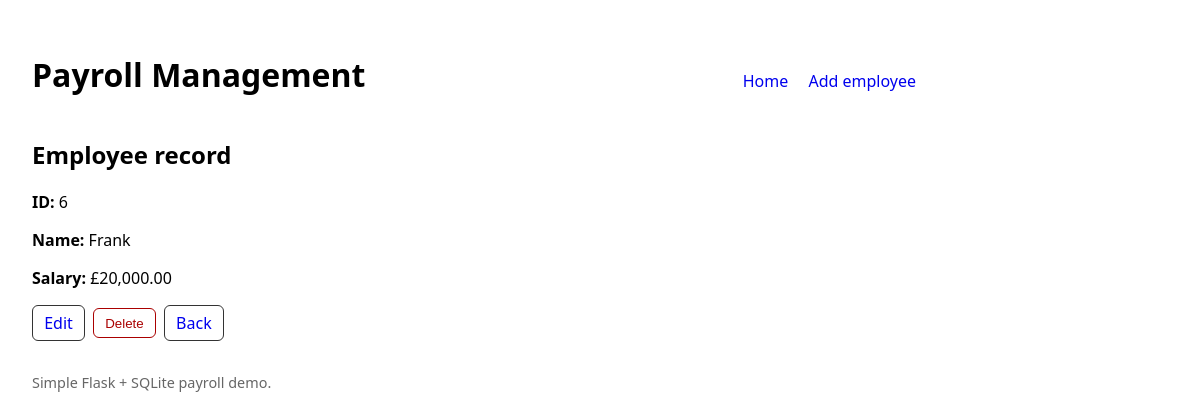
Screenshot of /employees/6 with the database file from the repository.
### tables this page shows
CREATE TABLE employees (
                id INTEGER PRIMARY KEY AUTOINCREMENT,
                name TEXT NOT NULL,
                salary_gbp_pence INTEGER NOT NULL CHECK (salary_gbp_pence >= 0)
            );

### app.py (the view)
@app.route("/employees/<int:emp_id>")
def view_employee(emp_id: int):
    with get_db() as conn:
        row = conn.execute(
            "SELECT id, name, salary_gbp_pence FROM employees WHERE id = ?",
            (emp_id,),
        ).fetchone()
    if row is None:
        abort(404)
    return render_template("view.html", employee=row)

### app.py (called while the page is built)
def get_db() -> sqlite3.Connection:
    conn = sqlite3.connect(DB_PATH)
    conn.row_factory = sqlite3.Row
    return conn

def format_pence_as_gbp(pence: int) -> str:
    pounds = Decimal(pence) / Decimal(100)
    return f"£{pounds:,.2f}"

@app.context_processor
def inject_helpers():
    return {"format_gbp": format_pence_as_gbp}

### templates/view.html (shortened to what this page needs)
{% extends "base.html" %}
{% block content %}
  <h2>Employee record</h2>
  <p><strong>ID:</strong> {{ employee["id"] }}</p>
  <p><strong>Name:</strong> {{ employee["name"] }}</p>
  <p><strong>Salary:</strong> {{ format_gbp(employee["salary_gbp_pence"]) }}</p>
  <div class="actions" style="margin-top: 1rem;">
    <a class="btn" href="{{ url_for('edit_employee', emp_id=employee['id']) }}">Edit</a>
    <form method="post" action="{{ url_for('delete_employee', emp_id=employee['id']) }}"
          onsubmit="return confirm('Delete this record?');">
      <button class="btn danger" type="submit">Delete</button>
    </form>
    <a class="btn" href="{{ url_for('index') }}">Back</a>
  </div>
{% endblock %}

### templates/base.html (style rules this page uses)
body { font-family: system-ui, Arial, sans-serif; margin: 2rem; max-width: 900px; }
a { text-decoration: none; }
.btn { display: inline-block; padding: 0.4rem 0.7rem; border: 1px solid #333; border-radius: 6px; background: #fff; cursor: pointer; }
.btn.danger { border-color: #a00; color: #a00; }
.actions { display:flex; gap: .5rem; align-items:center; }

### rows the page displays
employees: id "6", name "Frank", salary_gbp_pence "£20,000.00"
